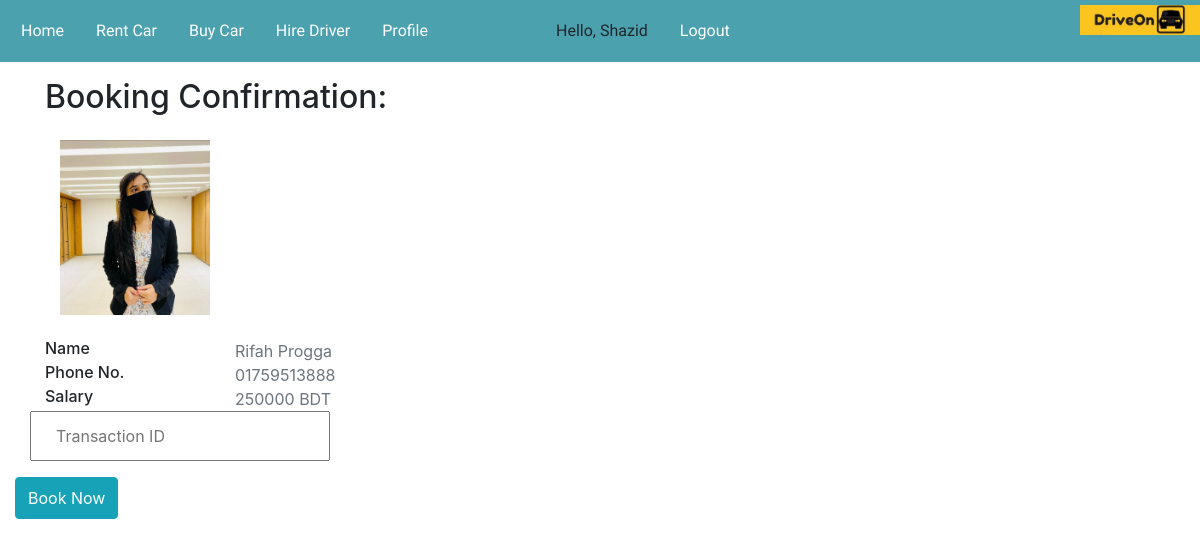
Screenshot of /driver-payment/1/1 (signed in) with the database file from the repository.
### carInfo/models.py (models this page shows, shortened)
class Driver(models.Model):
    dri_name = models.CharField(max_length=20)
    dri_age = models.CharField(max_length=2)#charField nibo
    dri_address = models.CharField(max_length=300)
    dri_experience = models.CharField(max_length=50)
    dri_lic_num = models.CharField(max_length=50)
    accident_history = models.TextField(max_length=100)
    expected_salary = models.CharField(max_length=15)
    dri_img = models.ImageField(upload_to='media')
    dri_phone_num = models.CharField(max_length=11)

### demo/views.py (the view)
# urls.py: path('driver-payment/<int:pk>/<str:id>', driveon.driver_payment, name='driver-payment'),
@login_required(login_url='login')
def driver_payment(request,pk,id):
    drivers= Driver.objects.filter(pk=pk).first()
    userid = User.objects.filter(id=id).first()
    contex = {
        'drivers': drivers,
        'userid': userid
    }
    if (request.method == 'POST'):
        transition_id = request.POST['transition_id']
        driiverPayment = Driver_Payment(driver_id=drivers, user_profile=userid, transition_id=transition_id)
        driiverPayment.save()
        return redirect('/home')
    return render(request, 'driverpayment.html',contex)

### demo/templates/driverpayment.html (shortened to what this page needs)
{% extends 'base.html' %}
{% load static %}
{% block content %}
<!DOCTYPE html>
<html lang="en">
<head>
    <link href="https://cdnjs.cloudflare.com/ajax/libs/font-awesome/5.15.0/css/all.min.css" rel="stylesheet">
    <link href="{% static 'assets/css/bootstrap.min.css' %}" rel="stylesheet">
    <link href="{% static 'assets/css/button.css' %}" rel="stylesheet">
    <link rel="stylesheet" href="https://cdn.jsdelivr.net/npm/bootstrap@4.0.0/dist/css/bootstrap.min.css"
>
</head>
<body>
    <div class="container-fluid pb-5">
        <div class="container">
            <div class="row">
                <div class="col-lg-8">
                    <h2 class="mb-4">Booking Confirmation:</h2>
                    <div class="col-lg-6 mb-4">
                        <img src="{{drivers.dri_img.url}}" alt="car image" width="150px">
                    </div>
                    <div class="row">
                        <div class="col-sm-3">
                            <h6 class="mb-0">Name</h6>
                        </div>
                        <div class="col-sm-9 text-secondary">
                            {{drivers.dri_name}}
                        </div>
                        <div class="col-sm-3">
                            <h6 class="mb-0">Phone No.</h6>
                        </div>
                        <div class="col-sm-9 text-secondary">
                            {{drivers.dri_phone_num}}
                        </div>
                        <div class="col-sm-3">
                            <h6 class="mb-0">Salary</h6>
                        </div>
                        <div class="col-sm-9 text-secondary">
                            {{drivers.expected_salary}} BDT
                        </div>
                        <form method="POST" action="#" class="form">
                            <div class="mb-5">
                                <div class="row">
                                    <div class="col-6 form-group">
                                        <input maxlength="15" type="text" name="transition_id"
                                            placeholder="Transaction ID" class="px-4" style="height: 50px;" required />
                                    </div>
                                </div>
                                <div class="row">
                                    <button class="btn  btn-info py-2" href="#" onclick="myFunction()">Book Now</button>
                                </div>
                            </div>
                        </form>
                    </div>
                </div>
            </div>
        </div>
    </div>
</body>
</html>
{% endblock %}

### demo/templates/base.html (shortened to what this page needs)
{% load static %}
<!DOCTYPE html>
<html>
<head>
</head>
<body>
  <div class="logo">
    <a href="{% url 'home' %}" ><img src="{% static 'assets/logo.jpg' %}" alt="logo"></a>
  </div>
    <ul>
      <li><a href="{% url 'home' %}">Home</a></li>
      <li><a href="{% url 'rent-car' %}">Rent Car</a></li>
      <li><a href="{% url 'buy-car' %}">Buy Car</a></li>
      <li><a href="{% url 'driver' %}">Hire Driver</a></li>
      <li><a href="{% url 'view-profile' %}">Profile</a></li>
    <li><a href="#">                          </a></li>
    <li><a href="#">                           </a></li>
        <li><a href="#">                          </a></li>
      <li><a>Hello, {{request.user}}</a></li>
      <li><a href="{% url 'logout' %}">Logout</a></li>
    </ul>
    {% block content %}
    {% endblock %}
</body>
</html>

### rows the page displays
Driver: dri_img (picture), dri_name "Rifah Progga", dri_phone_num "01759513888", expected_salary "250000"

### other values shown
{{ request.user }} "Shazid"
